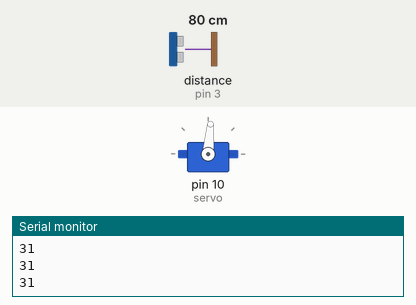
This sketch was run on a simulated Arduino Uno, built with avr-gcc and run on an emulated ATmega328P. On the bench: servo, the last lines printed to the serial monitor. Wiring (inferred from the names in the program): ultrasonic range finder: trigger pin 3; echo pin 3. The inputs (shaded band) are chosen by the test bench; at power-on: distance to the obstacle (sensor on pin 3) 80 cm. The echo pulse lasts 58.3 µs per cm.

Above: at 1.2 s.
1.3 s: distance to the obstacle (sensor on pin 3) set to 4 cm
At 1.9 s:
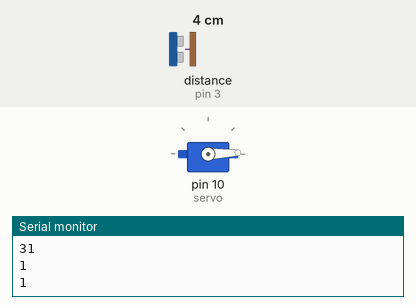
3.0 s: distance to the obstacle (sensor on pin 3) set to 35 cm
At 3.4 s:
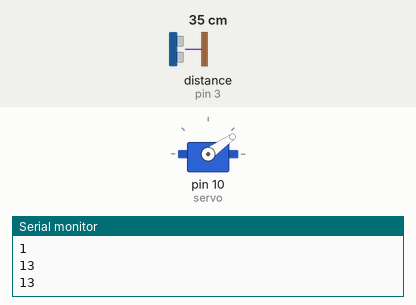
4.5 s: distance to the obstacle (sensor on pin 3) set to 60 cm
At 5.3 s:
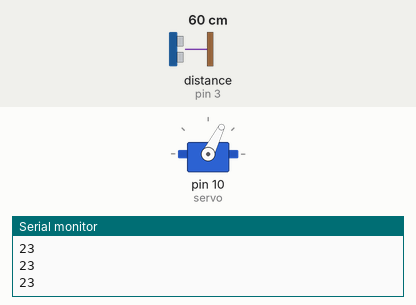
6.0 s: distance to the obstacle (sensor on pin 3) set to 120 cm
At 6.4 s:
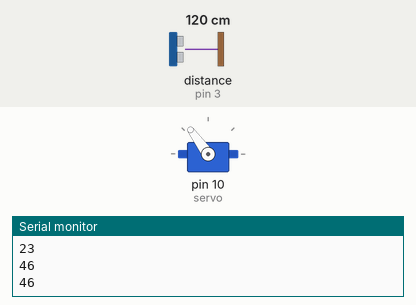
7.5 s: distance to the obstacle (sensor on pin 3) set to 250 cm
At 8.4 s:
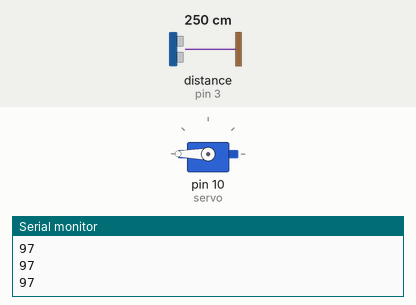
Timing chart, 0 to 10.1 s (numbered marks = the images above; inputs shaded):
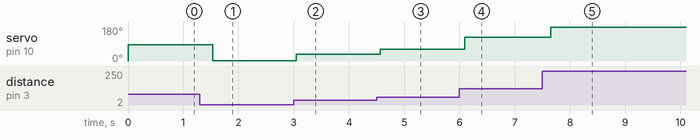

Measured:
- after the input at 1.3 s, servo on pin 10 (servo): 85° → 2° after 0.24 s
- after the input at 3.0 s, servo on pin 10 (servo): 2° → 35° at once
- after the input at 4.5 s, servo on pin 10 (servo): 35° → 63° after 0.06 s
- after the input at 6.0 s, servo on pin 10 (servo): 63° → 126° after 0.10 s
- after the input at 7.5 s, servo on pin 10 (servo): 126° → 180° after 0.15 s

The sketch:

Servo_Control_Ultrasonic_Sensor.ino
```cpp
#include <Servo.h>

Servo servo;

unsigned long echo = 0;
int ultraSoundSignal = 3; // Ultrasound signal pin
unsigned long ultrasoundValue = 0;
int x = 0;

void setup()
{
  Serial.begin(9600);
  servo.attach(10);
  servo.write(0);
  pinMode(ultraSoundSignal, OUTPUT);
}

unsigned long ping()
{
  pinMode(ultraSoundSignal, OUTPUT); // Switch signalpin to output
  digitalWrite(ultraSoundSignal, LOW); // Send low pulse
  delayMicroseconds(2); // Wait for 2 microseconds
  digitalWrite(ultraSoundSignal, HIGH); // Send high pulse
  delayMicroseconds(5); // Wait for 5 microseconds
  digitalWrite(ultraSoundSignal, LOW); // Holdoff
  pinMode(ultraSoundSignal, INPUT); // Switch signalpin to input
  digitalWrite(ultraSoundSignal, HIGH); // Turn on pullup resistor
  // please note that pulseIn has a 1sec timeout, which may
  // not be desirable. Depending on your sensor specs, you
  // can likely bound the time like this -- marcmerlin
  // echo = pulseIn(ultraSoundSignal, HIGH, 38000)
  echo = pulseIn(ultraSoundSignal, HIGH); //Listen for echo
  ultrasoundValue = (echo / 58.138) * .39; //convert to CM then to inches
  return ultrasoundValue;
}

void loop()
{
  x = ping();
  Serial.println(x);
  if(x > 0){
    servo.write(2.75*x);
  }
  delay(250); //delay 1/4 seconds.
}
```
